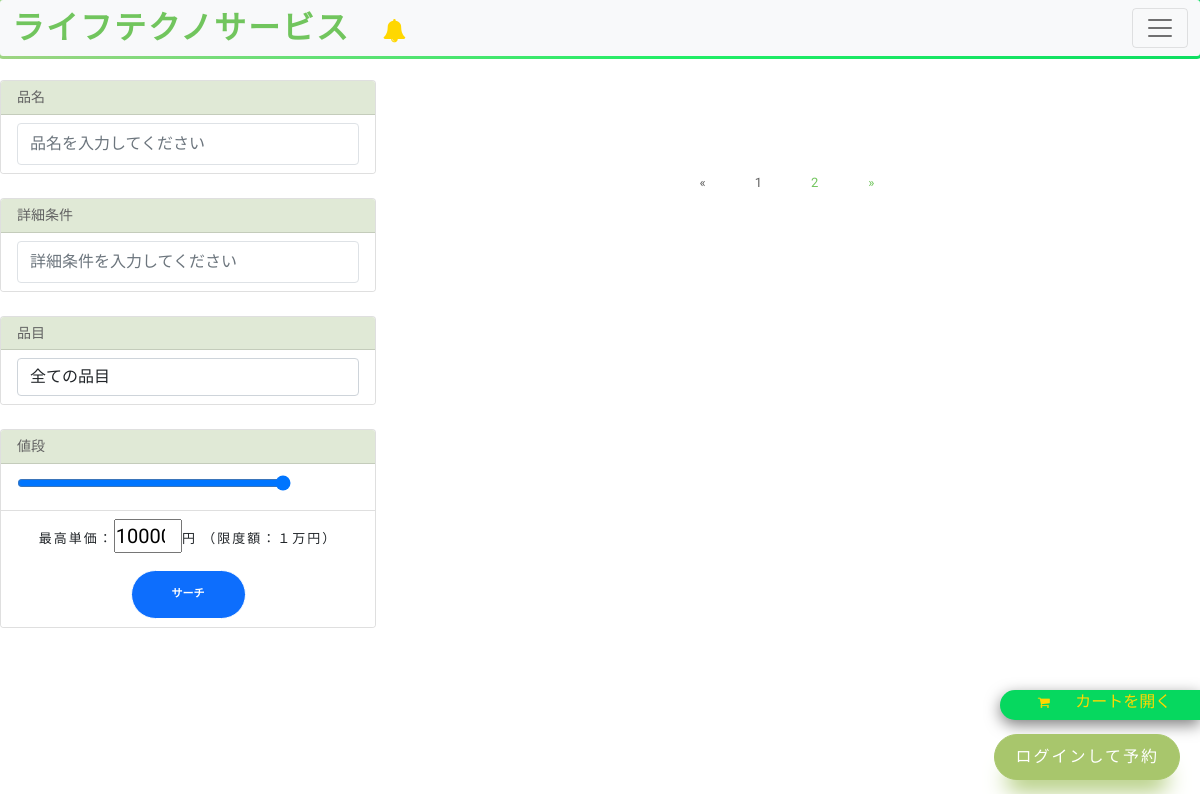
/order/, run on an earlier commit of the app's database.
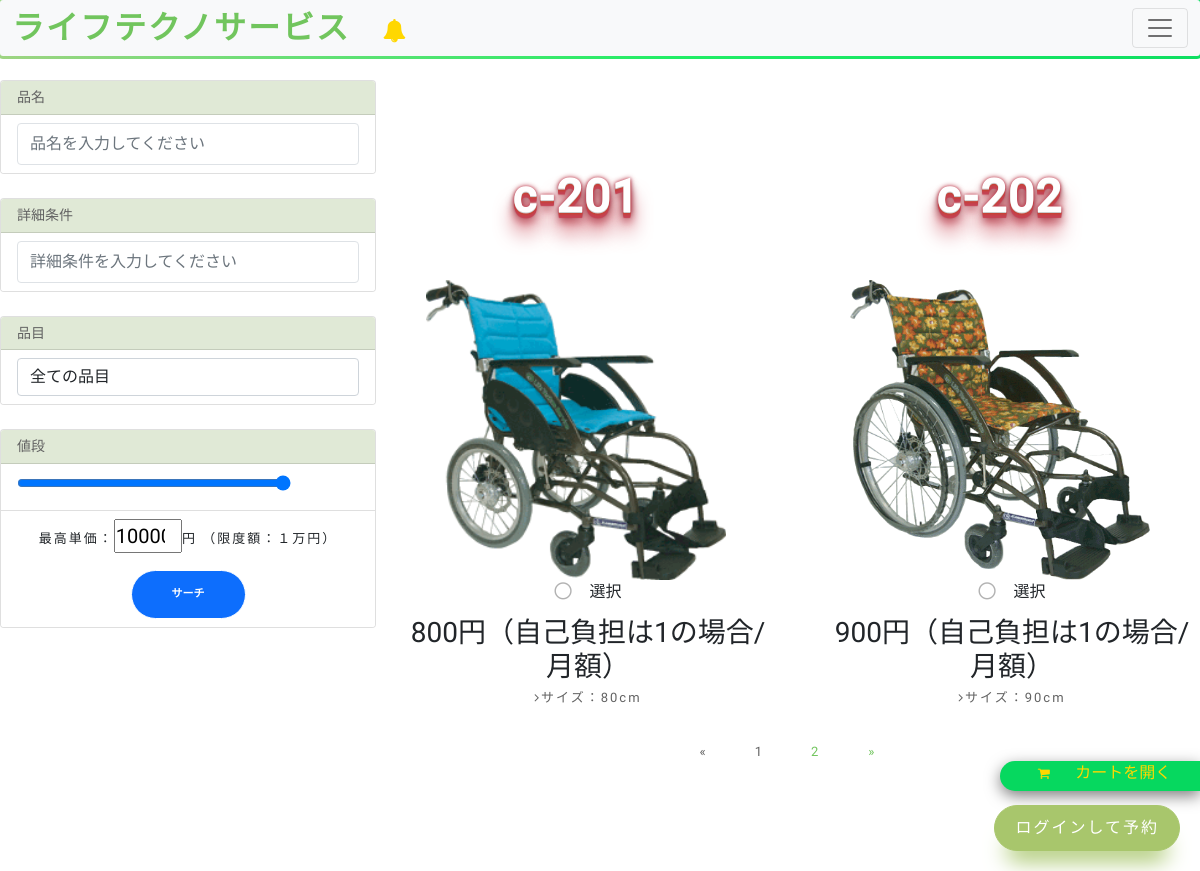
And on a later commit of the database.
### customer/models.py (models this page shows, shortened)
class MenuItem(models.Model):
    name = models.CharField(max_length=100)
    description = models.TextField()
    image = models.ImageField(upload_to='menu_images/', blank=True)
    price = models.IntegerField()
    category = models.ManyToManyField('Category', related_name='item')
    quantity = models.IntegerField(default=0)

### customer/views.py (the view, shortened to what this page needs)
# urls.py: path('', Order.as_view(), name='order'),
class Order(View):
    def get(self, request, *args, **kwargs):
        items_list = MenuItem.objects.all()
        categories = Category.objects.all()
        if request.user.is_authenticated:
            if OrderItem.objects.filter(user=request.user, ordered=False):
                order_item = OrderItem.objects.filter(
                    user=request.user, ordered=False)
            else:
                order_item = None
        else:
            order_item = None
        name = request.GET.get('name')
        detail = request.GET.get('detail')
        category = request.GET.get('category')
        maxPrice = request.GET.get('maxPrice')
        if name != ' ' and name is not None:
            items_list = items_list.filter(name__icontains=name)
        if detail != ' ' and detail is not None:
            items_list = items_list.filter(description__icontains=detail)
        if maxPrice != ' ' and maxPrice is not None:
            items_list = items_list.filter(price__range=(0, maxPrice))
        if category != ' ' and category is not None and category != '全ての品目':
            items_list = items_list.filter(category__name__icontains=category)
        price = 0
        if request.user.is_authenticated:
            if OrderItem.objects.filter(user=request.user, ordered=False):
                for item in order_item:
                    price += item.get_total_item_price
        page = request.GET.get('page', 1)
        paginator = Paginator(items_list, 2)
        items = paginator.page(page)
        context = {
            'order_item': order_item,
            'price': price,
            'items': items,
            'categories': categories
        }
        return render(request, 'customer/order.html', context)

### customer/models.py (called while the page is built)
    def __str__(self):
        return self.name

### customer/templates/customer/order.html (shortened to what this page needs)
{% extends 'base.html' %}
{% load static %}
{% block content %}
<br>
<div id="slideOut" style="z-index: 2;">
  <div class="slideOutTab">
  <div class="p-10" ><i style="width:30px;" class="fa fa-shopping-cart" aria-hidden="true"></i>&emsp;カートを開く</div>
  </div>
</div>
<div class="container d-lg-flex">
  <div class="row" style="min-width:400px">
    <form method="GET">
        <div class="card mb-4">
            <h5 class="card-header" style="background-color: #E0E9D6;">品名</h5>
            <div class="list-group list-group-flush">
                <li class="list-group-item">
                    <div class="form-group">
                        <input class="form-control py-2 border-right-0 border" type="search" name="name" placeholder="品名を入力してください">
                    </div>
                </li>
            </div>
        </div>
        <div class="card mb-4">
            <h5 class="card-header" style="background-color: #E0E9D6;">詳細条件</h5>
            <div class="list-group list-group-flush">
                <li class="list-group-item">
                    <div class="form-group">
                        <input class="form-control py-2 border-right-0 border" type="search" name="detail" placeholder="詳細条件を入力してください">
                    </div>
                </li>
            </div>
        </div>
        <div class="card mb-4">
            <h5 class="card-header" style="background-color: #E0E9D6;">品目</h5>
            <div class="list-group list-group-flush">
                <li class="list-group-item">
                    <div class="form-group">
                        <select name="category" id="category" class="form-control">
                            <option selected>全ての品目</option>
                        </select>
                    </div>
                </li>
            </div>
        </div>
        <div class="card mb-4">
            <h5 class="card-header" style="background-color: #E0E9D6;">値段</h5>
            <div class="list-group list-group-flush">
                <li class="list-group-item">
                    <input type="range" value="10000"　id="rangeInput" oninput="maxPrice.value=this.value"　min="0" max="10000" style="width:80%">
                </li>
                <li class="list-group-item text-center">
                    最高単価：<input type="number" value="10000" style="width:20%; font-size:20px;" onkeyup="rangeInput.value=this.value" id="maxPrice" name="maxPrice" min="0" max="10000">円
                    （限度額：１万円）
                    <button id="priceFilterBtn" class="btn btn-primary btn-sm mt-3">サーチ</button>
                </li>
            </div>
        </div>
    </form>
  </div>
  <section id="about-us" class="about-us padd-section" style="width:100%;">
      {% if items %}
      <form method="POST">
          <div class="row d-flexflex-wrap" data-aos="fade-up">
          {% for item in items %}
          {% if item.quantity > 0 %}
            <div class="col-xxl-3 col-lg-6 col-md-12 text-center">
              <div class="hit-the-floor pb-5">{{ item.name }}</div>
              {% if item.image %}<img class="rounded center-block" src="{{ item.image.url }}" style="width:300px; height:300px;">{% endif %}
              <div class="form-group form-check" data-aos="fade-left">
                  <label class="checkbox-wrap form-check-label" id="onetarget">選択
                  </label>
                  <h3>{{ item.price }}円（自己負担は1の場合/月額）</h3>
                  <ul class="list-unstyled">
                      <li><i class="fa fa-angle-right"></i>{{ item.description }}</li>
                  </ul>
              </div>
            </div>
          {% endif %}
          {% endfor %}
          </div>
          {% if user.is_authenticated %}
          <button type="submit" id="one" class="floating-btn"><i class="fa fa-shopping-cart" aria-hidden="true"></i>&emsp;カートに入れる</button>
          {% else %}
          <a href="{% url 'login' %}" class="floating-btn">ログインして予約</a>
          {% endif %}
      </form>
      {% endif %}
      {% if items.has_other_pages %}
  <ul class="pagination justify-content-center">
      {% if items.has_previous %}
      <li class="m-2"><a class="p-3" href="?page={{ items.previous_page_number }}">&laquo;</a></li>
      {% else %}
      <li class="m-2 disabled"><span class="p-3">&laquo;</span></li>
      {% endif %}
      {% for i in items.paginator.page_range %}
      {% if items.number == i %}
      <li class="m-2 active"><span class="p-3">{{ i }} <span class="sr-only">(current)</span></span></li>
      {% else %}
      <li class="m-2"><a class="p-3" href="?page={{ i }}">{{ i }}</a></li>
      {% endif %}
      {% endfor %}
      {% if items.has_next %}
      <li class="m-2"><a class="p-3" href="?page={{ items.next_page_number }}">&raquo;</a></li>
      {% else %}
      <li class="m-2 disabled"><span>&raquo;</span></li>
      {% endif %}
  </ul>
  {% endif %}
  </section>
</div>
{% endblock content %}

### home/templates/base.html (shortened to what this page needs)
{% load static %}
{% load custom_tags %}
<!doctype html>
<html>
  <head>
    <link href="https://cdn.jsdelivr.net/npm/bootstrap@5.0.0-beta3/dist/css/bootstrap.min.css" rel="stylesheet">
    <link rel="stylesheet" href="https://cdnjs.cloudflare.com/ajax/libs/font-awesome/4.7.0/css/font-awesome.min.css">
  <link href="https://vjs.zencdn.net/7.11.4/video-js.css" rel="stylesheet" />
  <link href="{% static 'assets/vendor/aos/aos.css'%}" rel="stylesheet">
  <link href="{% static 'assets/vendor/bootstrap/css/bootstrap.min.css'%}" rel="stylesheet">
  <link href="{% static 'assets/vendor/bootstrap-icons/bootstrap-icons.css'%}" rel="stylesheet">
  <link href="{% static 'assets/vendor/glightbox/css/glightbox.min.css'%}" rel="stylesheet">
  <link href="{% static 'assets/vendor/swiper/swiper-bundle.min.css'%}" rel="stylesheet">
  <link href="{% static 'style.css'%}" rel="stylesheet">
  </head>
  <body>
  <nav class="navbar navbar-light bg-light gradient-border">
    <div class="container-fluid">
      <h2><a href="{% url 'home' %}">ライフテクノサービス</a>&emsp;<i style="font-size: 0.73em; color:gold;" class="fa fa-bell"></i></h2>
      <button class="navbar-toggler" type="button" data-bs-toggle="collapse" data-bs-target="#navbarNavAltMarkup" aria-controls="navbarNavAltMarkup" aria-expanded="false" aria-label="Toggle navigation">
        <span class="navbar-toggler-icon"></span>
      </button>
    </div>
  </nav>
    {% block content %}
    {% endblock content %}
  </body>
</html>

### home/static/style.css (style rules this page uses)
.hit-the-floor { color: white; font-size: 3em; font-weight: bold; text-shadow: 0 1px 0 #ccc, 0 2px 0 rgb(197,66,55), 0 3px 0 rgb(197,66,66), 0 4px 0 rgb(197,66,77), 0 5px 0 rgb(197,66,82), 0 6px 1px rgb(197,66,82), 0 0 5px rgb(197,66,82), 0 1px 3px rgb(197,66,92), 0 3px 5px rgba(0,0,0,.2), 0 5px 10px rgba(0,0,0,.25), 0 10px 10px rgb(197,67,82), 0 20px 20px rgb(197,68,82); }
.hit-the-floor { text-align: center; }
body { background-color: #fff; font-family: "Kosugi Maru", sans-serif; }
h1, h2, h3, h4, h5, h6 { margin: 0; }
h2 { color: #000; font-weight: 600; }
h5 { color: #626262; font-size: 14px; font-weight: 500; }
a { letter-spacing: 2px; text-decoration: none; color: #71c55d; }
ul { letter-spacing: 1px; }
li { color: #626262; font-size: 13px; font-weight: 400; letter-spacing: 2px; line-height: 30px; text-transform: capitalize; }
span { letter-spacing: 1px; }
.btn { border: 1px solid #fff; border-radius: 50px; color: #fff; font-size: 11px; font-weight: 600; padding: 15px 40px; text-transform: uppercase; transition: all 0.5s ease-in-out 0s; }
.fa { font-size: 13px; }
section { overflow: hidden; }
.padd-section { padding-bottom: 80px; padding-top: 80px; }
#about-us img { max-width: 100%; }

### home/templates/base.html (style rules this page uses)
*, html, body { margin:0; padding:0; font-family: 'Kosugi Maru', sans-serif; }
.gradient-border { --borderWidth: 3px; background: #1D1F20; position: relative; border-radius: var(--borderWidth); }
.gradient-border:after { content: ''; position: absolute; top: calc(-1 * var(--borderWidth)); left: calc(-1 * var(--borderWidth)); height: calc(100% + var(--borderWidth) * 2); width: calc(100% + var(--borderWidth) * 2); background: linear-gradient(60deg, #ACD185, #2e6, #06D85F, #1098ad, #07b39b, #6fba82); border-radius: calc(2 * var(--borderWidth)); z-index: -1; animation: animatedgradient 3s ease alternate infinite; background-size: 300% 300%; }

What changed in the data, as far as the page shows it:
now on this page (row edited): MenuItem: name "c-201", image (picture), price "800", description "サイズ：80cm"
now on this page (row edited): MenuItem: name "c-202", image (picture), price "900", description "サイズ：90cm"
